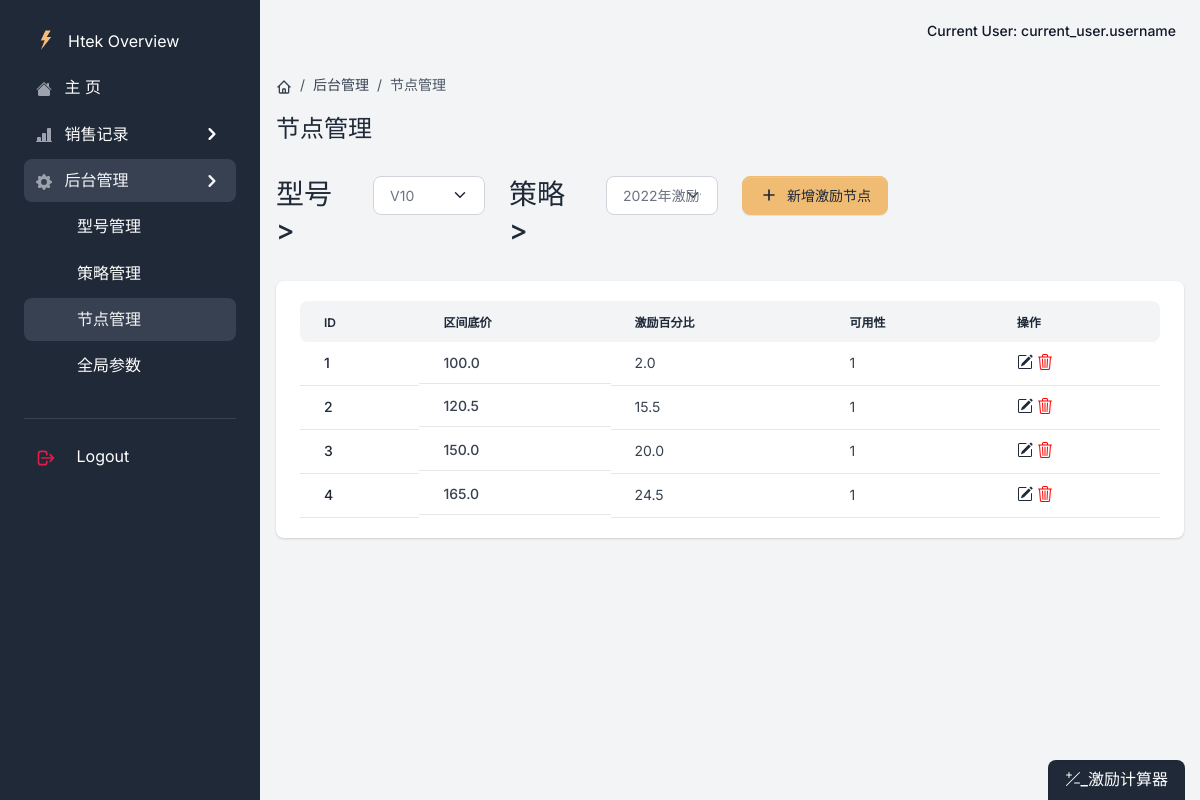
The page /admin_node on the database its author committed.
### app/models.py (models this page shows)
class Node(db.Model):  # 激励节点表
    __tablename__ = 'Node'
    id = db.Column(db.Integer, primary_key=True, autoincrement=True)
    way_id = db.Column(db.Integer, nullable=False)
    price = db.Column(db.Float, nullable=False)
    percentage = db.Column(db.Float, nullable=False)
    def turn_json(self):
        data = {
            "id": self.id,
            "way_id": self.way_id,
            "price": self.price,
            "percentage": self.percentage
        }
        return data

### app/admin/views.py (the view, shortened to what this page needs)
class NodeView(MethodView):
    def get(self):
        data = {"models": DataBaseUtils.query_models(), "select_index": 1}
        if request.args.get('exci'):  # 指定策略
            model_index = DataBaseUtils.query_way(id=request.args.get('exci'))[0].model_id
            node = DataBaseUtils.query_nodes(request.args.get('exci'))
            data['exci'] = DataBaseUtils.query_way(model_id=model_index)
            data["select_index"] = model_index
            data["select_index2"] = int(request.args.get('exci'))
        else:
            if request.args.get('model'):  # 指定型号
                if not DataBaseUtils.query_way(model_id=request.args['model']):  # 型号未创建策略
                    data['exci'] = [{"id": 0, "name": "请先创建策略！"}]
                    data["select_index2"] = 0
                    node = []
                else:
                    exci_index = DataBaseUtils.query_way(model_id=request.args['model'])[0].id
                    node = DataBaseUtils.query_nodes(exci_index)
                    data['exci'] = DataBaseUtils.query_way(model_id=request.args['model'])
                    data["select_index2"] = int(exci_index)
                data["select_index"] = int(request.args.get('model'))
            else:  # 未指定型号
                exci_index = DataBaseUtils.query_way(model_id=1)[0].id
                node = DataBaseUtils.query_nodes(exci_index)
                data['exci'] = DataBaseUtils.query_way(model_id=1)
                data["select_index2"] = int(exci_index)
        if node:
            data["node"] = node
        return render_template('admin/node.html', segment='admin_node', data=data)

### app/__init__.py (called while the page is built)
@login_manager.request_loader
def request_loader(request):
    username = request.form.get('username')
    user = {'name': 'yaki', 'f': 'request_loder'}
    return user if user else None

def configure_database(app):
    @app.before_first_request
    def initialize_database():
        try:
            db.create_all()
        except Exception as e:
            print('> Error: DBMS Exception: ' + str(e))
            basedir = os.path.abspath(os.path.dirname(__file__))
            app.config['SQLALCHEMY_DATABASE_URI'] = SQLALCHEMY_DATABASE_URI = 'sqlite:///../DataBase/db.sqlite3'
            print('> Fallback to SQLite ')
            db.create_all()
    @app.teardown_request
    def shutdown_session(exception=None):
        db.session.remove()

### app/models.py (called while the page is built)
    @staticmethod
    def query_models():
        all = Model.query.all()
        return all

    @staticmethod
    def query_way(id=None, model_id=None):
        try:
            if id:
                if model_id:
                    way = Way.query.filter_by(id=id, model_id=model_id).all()
                else:
                    way = Way.query.filter_by(id=id).all()
            else:
                if model_id:
                    way = Way.query.filter_by(model_id=model_id).all()
                else:
                    way = Way.query.all()
            if way:
                return way
            else:
                return False
        except Exception as e:
            return False

    @staticmethod
    def query_nodes(way_id=None):
        try:
            if way_id:
                way = Node.query.filter_by(way_id=way_id).order_by(Node.price)
            else:
                way = Node.query.all().order_by(Node.price)
            if way:
                way_all = []
                for w in way:
                    way_all.append(w.turn_json())
                return way_all
            else:
                return False
        except Exception as e:
            print(e)
            return False

### app/templates/admin/node.html (shortened to what this page needs)
{% extends "base/base.html" %}
{% block content %}
  <div class="py-4">
      <nav aria-label="breadcrumb" class="d-none d-md-inline-block">
          <ol class="breadcrumb breadcrumb-dark breadcrumb-transparent">
              <li class="breadcrumb-item">
                  <a href="{{url_for('home.home')}}">
                  </a>
              </li>
              <li class="breadcrumb-item"><a href="{{url_for('admin.model')}}">后台管理</a></li>
              <li class="breadcrumb-item active" aria-current="page">节点管理</li>
          </ol>
      </nav>
      <div class="d-flex justify-content-between w-100 flex-wrap">
          <div class="mb-3 mb-lg-0">
              <h1 class="h4">节点管理</h1>
          </div>
      </div>
  </div>
  <div class="row mb-4">
    <div class="col-log-4 col-sm-3">
        <div class="row">
            <div class="col-5 align-items-center">
                <h3 >型号></h3>
            </div>
            <div class="col-7">
                <select class="form-select mb-0" id="models" aria-label="Gender select example" onchange="select_exc()">
                    {% for m in data.models %}
                        {% if m.id == data.select_index %}
                            <option value="{{m.id}}" selected>{{m.name}}</option>
                        {% else %}
                            <option value="{{m.id}}">{{m.name}}</option>
                        {% endif %}
                    {% endfor %}
                </select>
            </div>
        </div>
    </div>
      <div class="col-log-4 col-sm-3">
        <div class="row">
            <div class="col-5 align-items-center">
                <h3 >策略></h3>
            </div>
            <div class="col-7">
                <select class="form-select mb-0" id="excitations" aria-label="Gender select example" onchange="select_node()">
                    {% for e in data.exci %}
                        {% if e.id == data.select_index2 %}
                            <option value="{{e.id}}" selected>{{e.name}}</option>
                        {% else %}
                            <option value="{{e.id}}">{{e.name}}</option>
                        {% endif %}
                    {% endfor %}
                </select>
            </div>
        </div>
    </div>
      <div class="col-log-4 col-sm-3">
        <button class="btn btn-secondary d-inline-flex align-items-center me-2 dropdown-toggle" onclick="show_add_modal()" aria-haspopup="true" aria-expanded="false">
            <svg class="icon icon-xs me-2" fill="none" stroke="currentColor" viewBox="0 0 24 24" xmlns="http://www.w3.org/2000/svg"><path stroke-linecap="round" stroke-linejoin="round" stroke-width="2" d="M12 6v6m0 0v6m0-6h6m-6 0H6"></path></svg>
            新增激励节点
        </button>
      </div>
      <div class="col-log-4 col-sm-3"></div>
  </div>
  <div class="card border-0 shadow mb-4">
      <div class="card-body">
          <div class="table-responsive">
              <table class="table table-centered table-nowrap mb-0 rounded">
                  <thead class="thead-light">
                      <tr>
                          <th class="border-0 rounded-start">ID</th>
                          <th class="border-0">区间底价</th>
                          <th class="border-0">激励百分比</th>
                          <th class="border-0">可用性</th>
                          <th class="border-0 rounded-end">操作</th>
                      </tr>
                  </thead>
                  <tbody>
                  {% for model in data.node %}
                      <tr>
                          <td><a href="#" class="text-primary fw-bold">{{model.id}}</a> </td>
                          <td class="fw-bold d-flex align-items-center">{{model.price}}</td>
                          <td>{{model.percentage}}</td>
                          <td>1</td>
                          <td>
                              <a href="#" class="text-primary d-inline-flex align-items-center " onclick="edit_node({{model.id}},{{model.price}},{{model.percentage}})">
                              </a>
                              <a href="#" class="text-primary d-inline-flex align-items-center " onclick="delete_node({{model.id}},'{{model.price}}')">
                              </a>
                          </td>
                      </tr>
                  {% endfor %}
                  </tbody>
              </table>
          </div>
      </div>
  </div>
{% endblock content %}

### rows shown on the page
Node: id "1", price "100.0", percentage "2.0"
Node: id "2", price "120.5", percentage "15.5"
Node: id "3", price "150.0", percentage "20.0"
Node: id "4", price "165.0", percentage "24.5"

### other values the page prints
form field value "V10"
form field value "2022年激励计划-V10"
